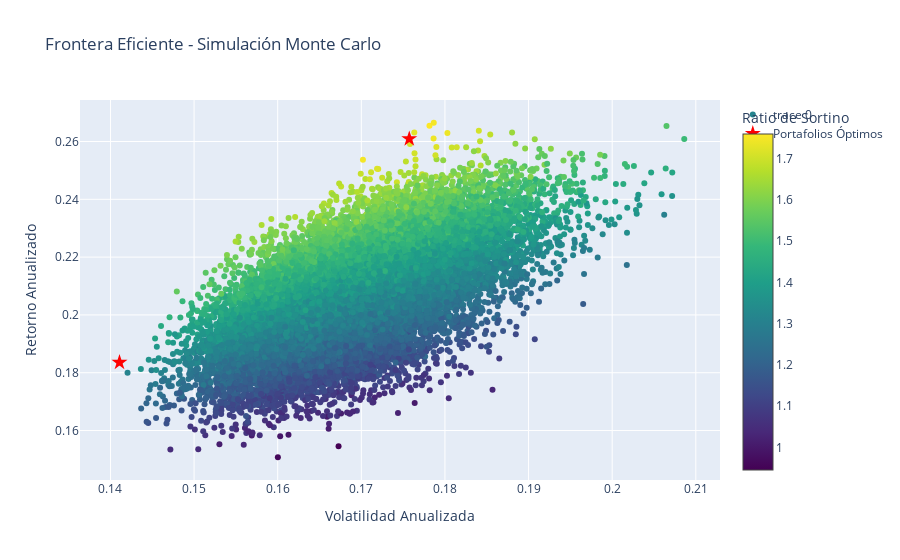

Notebook code cell kept with this figure:
### Code cell
# =============================================================================
# FASE 4: VISUALIZACIÓN DE LA FRONTERA EFICIENTE CON PLOTLY
# =============================================================================
fig = go.Figure()

# Añadir todos los portafolios simulados
fig.add_trace(go.Scatter(
    x=df_simulacion['volatilidad'],
    y=df_simulacion['retorno'],
    mode='markers',
    marker=dict(
        color=df_simulacion['sortino'],
        showscale=True,
        colorscale='Viridis',
        colorbar=dict(title='Ratio de Sortino')
    ),
    text=[f"Sortino: {s:.2f}" for s in df_simulacion['sortino']] # Tooltip
))

# Marcar los portafolios óptimos
fig.add_trace(go.Scatter(
    x=[min_vol_port['volatilidad'], max_sortino_port['volatilidad']],
    y=[min_vol_port['retorno'], max_sortino_port['retorno']],
    mode='markers',
    marker=dict(color='red', size=12, symbol='star'),
    name='Portafolios Óptimos'
))

fig.update_layout(
    title='Frontera Eficiente - Simulación Monte Carlo',
    xaxis_title='Volatilidad Anualizada',
    yaxis_title='Retorno Anualizado',
    showlegend=True
)
fig.show()

### Figure 1 — Plotly figure (JSON) as saved in the notebook; plotly's stock layout.template omitted (floating-point values rounded to 4 significant figures; data arrays with more than 128 entries replaced by an {"elided": "..."} marker saying what was removed)
{"data": [{"marker": {"color": {"elided": "25000 float values"}, "colorbar": {"title": {"text": "Ratio de Sortino"}}, "colorscale": [[0, "#440154"], [0.1111, "#482878"], [0.2222, "#3e4989"], [0.3333, "#31688e"], [0.4444, "#26828e"], [0.5556, "#1f9e89"], [0.6667, "#35b779"], [0.7778, "#6ece58"], [0.8889, "#b5de2b"], [1, "#fde725"]], "showscale": true}, "mode": "markers", "text": {"elided": "25000 str values"}, "type": "scatter", "x": {"elided": "25000 float values"}, "y": {"elided": "25000 float values"}}, {"marker": {"color": "red", "size": 12, "symbol": "star"}, "mode": "markers", "name": "Portafolios Óptimos", "type": "scatter", "x": [0.1411, 0.1757], "y": [0.1836, 0.2609]}], "layout": {"showlegend": true, "title": {"text": "Frontera Eficiente - Simulación Monte Carlo"}, "xaxis": {"title": {"text": "Volatilidad Anualizada"}}, "yaxis": {"title": {"text": "Retorno Anualizado"}}}}
